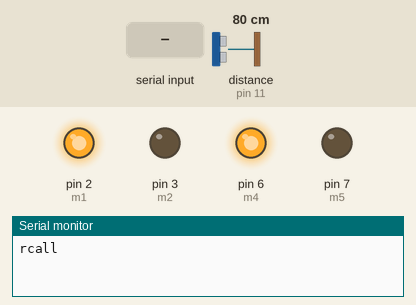
Simulated run of this sketch. Board: Arduino Uno, built with avr-gcc and run on an emulated ATmega328P. On the bench: output pins drawn as LEDs (lit = HIGH), the last lines printed to the serial monitor. Wiring (inferred from the names in the program): ultrasonic range finder: trigger pin 12; echo pin 11. The test bench sets the inputs (shaded band); at power-on: distance to the obstacle (sensor on pin 11) 80 cm. The echo pulse lasts 58.3 µs per cm; pins used as bus, display or sensor lines are not drawn.

Above: at 1.2 s.
1.3 s: "forward" received over Serial
At 2.5 s:
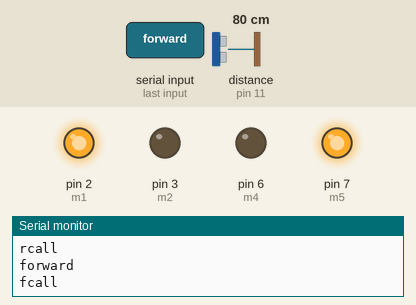
2.8 s: "backward" received over Serial
At 4.0 s:
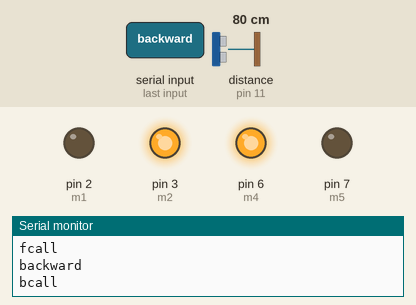
4.3 s: "left" received over Serial
At 5.2 s:
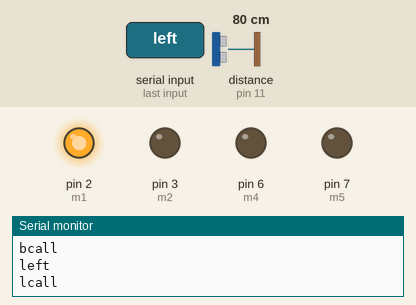
5.8 s: "stop" received over Serial
At 6.3 s:
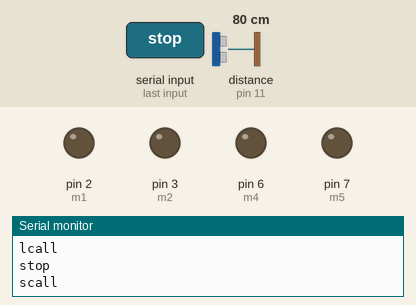
7.3 s: distance to the obstacle (sensor on pin 11) set to 7 cm
8.8 s: distance to the obstacle (sensor on pin 11) set to 4 cm
At 9.5 s:
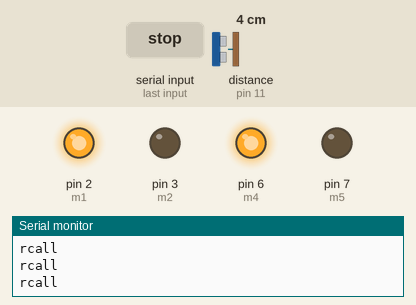
Timing chart, 0 to 11.3 s (numbered marks = the images above; inputs shaded):
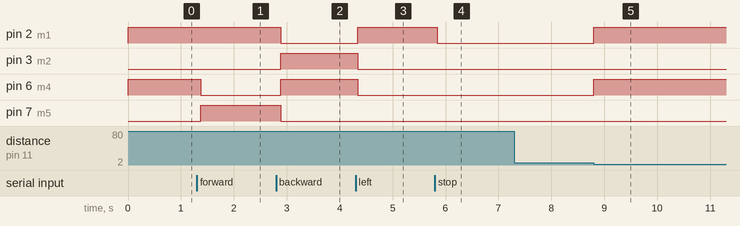

Measured:
- the behaviour switches between 6 and 5 cm on distance to the obstacle (sensor on pin 11) (found by bisection; images 4 and 5)
- after the input at 1.3 s, pin 6 (m4): HIGH → LOW after 0.07 s; pin 7 (m5): LOW → HIGH after 0.07 s
- after the input at 2.8 s, pin 2 (m1), pin 7 (m5): HIGH → LOW after 0.08 s; pin 3 (m2), pin 6 (m4): LOW → HIGH after 0.08 s
- after the input at 4.3 s, pin 2 (m1): LOW → HIGH at once; pin 3 (m2), pin 6 (m4): HIGH → LOW at once
- after the input at 5.8 s, pin 2 (m1): HIGH → LOW at once
- after the input at 7.3 s, every drawn part: stays the same
- after the input at 8.8 s, pin 2 (m1), pin 6 (m4): LOW → HIGH at once

The sketch:

risabh.ino
```cpp
const int trigPin = 12;
const int echoPin = 11;
String voice;
int
m1 = 2, //Connect LED 1 To Pin #2
m2 = 3, //Connect LED 2 To Pin #3
m4 = 6, //Connect LED 4 To Pin #5
m5 = 7; //Connect LED 5 To Pin #6
//--------------------------Call A Function-------------------------------//
void f(){
     digitalWrite(m1, HIGH);
     digitalWrite(m5, HIGH);
     digitalWrite(m2, LOW);
     digitalWrite(m4, LOW);
     Serial.println("fcall");

}
void b(){
     digitalWrite(m2, HIGH);
     digitalWrite(m4, HIGH);
     digitalWrite(m1, LOW);
     digitalWrite(m5, LOW);
    Serial.println("bcall");
}
void s(){
     digitalWrite(m1, LOW);
     digitalWrite(m2, LOW);

     digitalWrite(m4, LOW);
     digitalWrite(m5, LOW);
     Serial.println("scall");
}
void l(){
     digitalWrite(m1, HIGH);
     digitalWrite(m2, LOW);

     digitalWrite(m4, LOW);
     digitalWrite(m5, LOW);
     Serial.println("lcall");
}
void r(){
     digitalWrite(m1, HIGH);
     digitalWrite(m2, LOW);

     digitalWrite(m4, HIGH);
     digitalWrite(m5, LOW);
     Serial.println("rcall");
}
long duration=0;
int distance=0;
//-----------------------------------------------------------------------//
void setup() {
  Serial.begin(9600);
  pinMode(m1, OUTPUT);
  pinMode(m2, OUTPUT);

  pinMode(m4, OUTPUT);
  pinMode(m5, OUTPUT);
  pinMode(trigPin, OUTPUT); // Sets the trigPin as an Output
  pinMode(echoPin, INPUT);

}
//-----------------------------------------------------------------------//
void loop() {
    while (Serial.available()){
  delay(10);
  char c = Serial.read();
  if (c == '#') {break;}
  voice += c;
  }
  if (voice.length() > 0) {
    Serial.println(voice);

    if(voice == "forward") {f();}
  else if(voice == "backward"){b();}

  //----------Turn On One-By-One----------//
  else if(voice == "left") {l();}
  else if(voice == "right") {r();}
  else if(voice == "stop") {s();}

  }
  if(distance<5)
  {
    r();
  }
  digitalWrite(trigPin, LOW);
delayMicroseconds(2);
// Sets the trigPin on HIGH state for 10 micro seconds
digitalWrite(trigPin, HIGH);
delayMicroseconds(10);
digitalWrite(trigPin, LOW);
// Reads the echoPin, returns the sound wave travel time in microseconds
duration = pulseIn(echoPin, HIGH);
// Calculating the distance
distance= duration*0.034/2;
// Prints the distance on the Serial Monitor


//-----------------------------------------------------------------------//
voice="";

}
```
